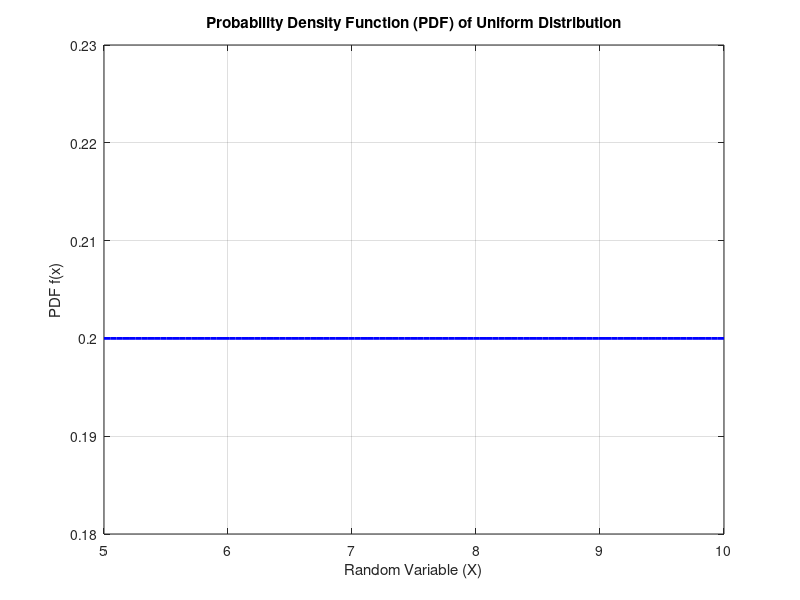
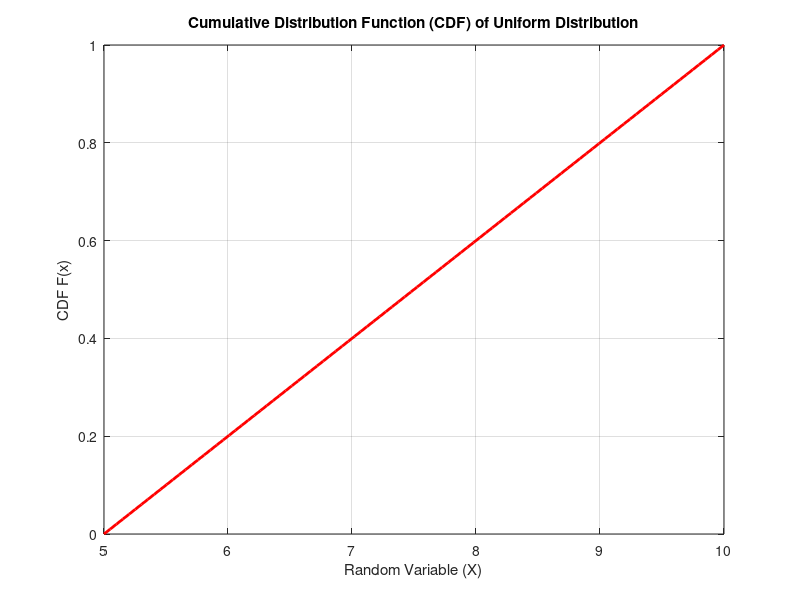

Recreate these plots in MATLAB, in order.
clc;
clear all;
close all;

% Define the parameters of the Uniform distribution
a = 5;    % Lower bound
b = 10;   % Upper bound

% Generate random samples from the Uniform distribution
sample_size = 1000; 
%random_samples = a + (b - a) * rand(sample_size, 1);

% Compute the PDF and CDF
x = linspace(a, b, 100); % Range of values for PDF and CDF
pdf_values = 1 / (b - a) * ones(size(x)); % Uniform distribution has constant PDF within the range
cdf_values = (x - a) / (b - a);
cdf_values(cdf_values > 1) = 1; % Adjust values greater than 1 to 1 (upper bound)

% Plot the PDF
figure;
plot(x, pdf_values, 'b-', 'LineWidth', 2);
title('Probability Density Function (PDF) of Uniform Distribution');
xlabel('Random Variable (X)');
ylabel('PDF f(x)');
grid on;

% Plot the CDF
figure;
plot(x, cdf_values, 'r-', 'LineWidth', 2);
title('Cumulative Distribution Function (CDF) of Uniform Distribution');
xlabel('Random Variable (X)');
ylabel('CDF F(x)');
grid on;
